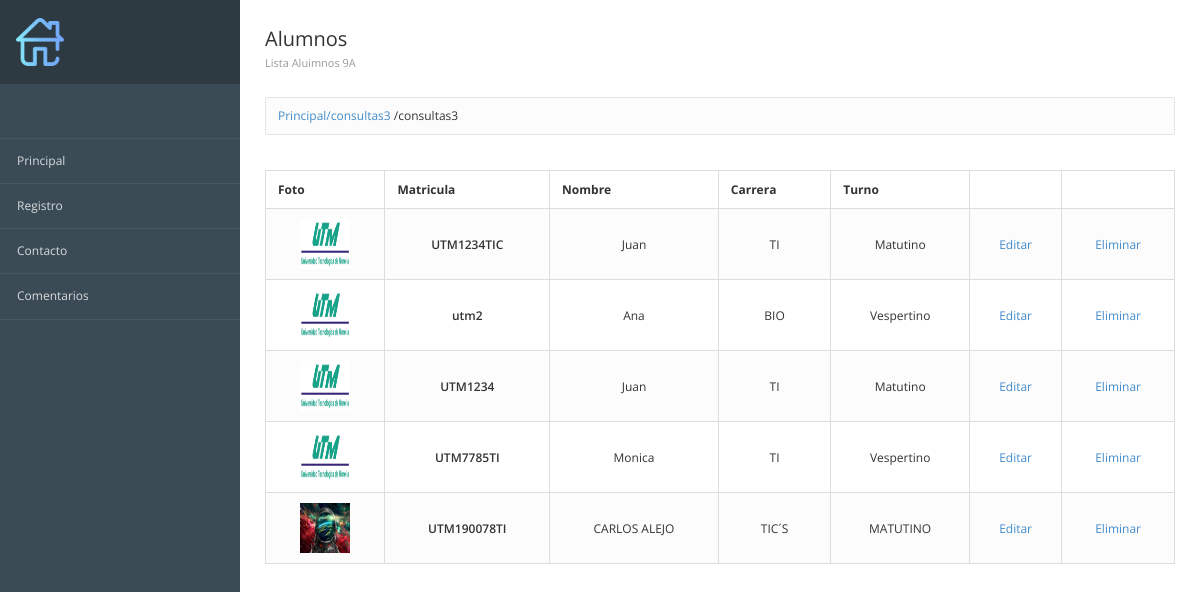
Page /consultas3 on the committed database.
### registros/models.py (models this page shows, shortened)
class Alumnos(models.Model): #Define la estructura de la tabla
    matricula = models.CharField(max_length=12, verbose_name="Mat") #Define el tipo de dato y el tamaño
    nombre = models.TextField() #TExto largo
    carrera = models.TextField()
    turno = models.CharField(max_length=10)
    imagen = models.ImageField(upload_to="fotos", verbose_name="Fotografia", null=True)
    created = models.DateTimeField(auto_now_add=True) #Fecha de creacion
    update = models.DateTimeField(auto_now_add=True) #Fecha de actualizacion
    class Meta:
        verbose_name = "Alumno"
        verbose_name_plural = "Alumnos"
        ordering = ["-created"]

### registros/views.py (the view)
# urls.py: path('consultas3', views_registros.consultar3, name='Consultas'),
def consultar3(request):
    alumnos=Alumnos.objects.all().only( "nombre", "carrera", "turno", "imagen")
    return render(request,"registros/consultas.html",{'alumnos':alumnos})

### registros/templates/registros/consultas.html (shortened to what this page needs)
{% extends 'inicio/encabezado.html' %} {% block titulo %} PRINCIPAL {% endblock %} {% block imagen %} {%load static%} {%static 'inicio/imagenes/home.png'%} {% endblock %} {% block encabezado %}
<div class="page-header">
    <div class="page-title">
        <h3>Alumnos
            <small>Lista Aluimnos 9A</small></h3>
    </div>
</div>
{% endblock %} {% block contenido %}
<table class="text-center table table-bordered table-striped">
    <thead>
        <tr>
            <th>Foto</th>
            <th>Matricula</th>
            <th>Nombre</th>
            <th>Carrera</th>
            <th>Turno</th>
            <th></th>
            <th></th>
        </tr>
    </thead>
    <tbody>
        {% for alumno in alumnos %}
        <tr>
            <td><img src="{{ alumno.imagen.url }}" width="50" height="50"></td>
            <td class="text-semibold">{{alumno.matricula}}</td>
            <td class="muted">{{alumno.nombre}}</td>
            <td class="muted">{{alumno.carrera}}</td>
            <td class="muted">{{alumno.turno}}</td>
            <td class="text-center"><a href="{%url 'ConsultarIndividualAlumno' alumno.id %}">Editar</a></td>
            <td class="text-center"><a href="{%url 'EliminarAlumno' alumno.id %}">Eliminar</a></td>
            {% endfor %}
    </tbody>
</table>
{% endblock %}

### inicio/static/inicio/css/londinium-theme.css (style rules this page uses)
.panel-toolbar:after, .page-header:after, .header-bar-stats .page-stats li:after, .panel-heading:after { content: ""; display: table; clear: both; }
html { height: 100%; }
body { font-family: 'Open Sans', sans-serif; font-size: 12px; position: relative; min-height: 100%; }
a { cursor: pointer; }
h1, h2, h3, h4, h5, h6, .h1, .h2, .h3, .h4, .h5, .h6 { font-weight: 600; line-height: 1.42857143; margin-top: 0; }
h3, .h3 { font-size: 20px; }
.text-semibold { font-weight: 600; }
.page-header { padding: 0; margin: 0; position: relative; border: 0; }
.page-header small { display: block; font-size: 11px; color: #999; margin: 8px 0 0 0; }
.page-title { float: left; }
.page-title h3 { padding: 29px 0; margin: 0; font-weight: 400; line-height: 20px; }
.table { margin-bottom: 0; }
.table > thead > tr > th { border-bottom-width: 1px; outline: 0; }
.table > thead > tr > th, .table > tbody > tr > th, .table > tfoot > tr > th, .table > thead > tr > td, .table > tbody > tr > td, .table > tfoot > tr > td { vertical-align: middle; padding: 10px 12px; }
.table-striped > tbody > tr:nth-child(odd) > td, .table-striped > tbody > tr:nth-child(odd) > th, .table-hover > tbody > tr:hover > td, .table-hover > tbody > tr:hover > th { background-color: #fcfcfc; }

### rows in the picture
Alumnos: imagen (picture), matricula "UTM1234TIC", nombre "Juan", carrera "TI", turno "Matutino"
Alumnos: imagen (picture), matricula "utm2", nombre "Ana", carrera "BIO", turno "Vespertino"
Alumnos: imagen (picture), matricula "UTM1234", nombre "Juan", carrera "TI", turno "Matutino"
Alumnos: imagen (picture), matricula "UTM7785TI", nombre "Monica", carrera "TI", turno "Vespertino"
Alumnos: imagen (picture), matricula "UTM190078TI", nombre "CARLOS ALEJO", carrera "TIC´S", turno "MATUTINO"

### other values in the picture
{{ request.path }} "/consultas3"
